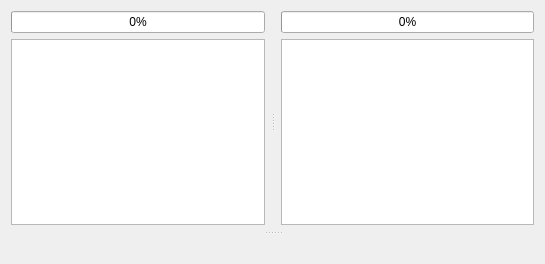
<?xml version="1.0" encoding="UTF-8"?>
<ui version="4.0">
 <class>GraphicsBankEditorForm</class>
 <widget class="QWidget" name="GraphicsBankEditorForm">
  <property name="geometry">
   <rect>
    <x>0</x>
    <y>0</y>
    <width>545</width>
    <height>264</height>
   </rect>
  </property>
  <property name="mouseTracking">
   <bool>false</bool>
  </property>
  <property name="windowTitle">
   <string>Form</string>
  </property>
  <layout class="QGridLayout" name="gridLayout">
   <item row="0" column="0">
    <widget class="QSplitter" name="splitter_2">
     <property name="orientation">
      <enum>Qt::Vertical</enum>
     </property>
     <widget class="QSplitter" name="splitter">
      <property name="orientation">
       <enum>Qt::Horizontal</enum>
      </property>
      <widget class="QWidget" name="layoutWidget">
       <layout class="QVBoxLayout" name="verticalLayout">
        <property name="rightMargin">
         <number>6</number>
        </property>
        <property name="bottomMargin">
         <number>6</number>
        </property>
        <item>
         <widget class="QProgressBar" name="leftGauge">
          <property name="maximum">
           <number>8192</number>
          </property>
          <property name="value">
           <number>0</number>
          </property>
         </widget>
        </item>
        <item>
         <widget class="QTableView" name="leftTableView">
          <property name="alternatingRowColors">
           <bool>false</bool>
          </property>
          <property name="selectionBehavior">
           <enum>QAbstractItemView::SelectRows</enum>
          </property>
          <property name="textElideMode">
           <enum>Qt::ElideNone</enum>
          </property>
          <property name="showGrid">
           <bool>false</bool>
          </property>
          <property name="cornerButtonEnabled">
           <bool>false</bool>
          </property>
          <attribute name="horizontalHeaderStretchLastSection">
           <bool>true</bool>
          </attribute>
          <attribute name="verticalHeaderVisible">
           <bool>false</bool>
          </attribute>
          <attribute name="verticalHeaderDefaultSectionSize">
           <number>14</number>
          </attribute>
          <attribute name="verticalHeaderMinimumSectionSize">
           <number>14</number>
          </attribute>
         </widget>
        </item>
       </layout>
      </widget>
      <widget class="QWidget" name="layoutWidget">
       <layout class="QVBoxLayout" name="verticalLayout_2">
        <property name="leftMargin">
         <number>6</number>
        </property>
        <property name="bottomMargin">
         <number>6</number>
        </property>
        <item>
         <widget class="QProgressBar" name="rightGauge">
          <property name="maximum">
           <number>8192</number>
          </property>
          <property name="value">
           <number>0</number>
          </property>
         </widget>
        </item>
        <item>
         <widget class="QTableView" name="rightTableView">
          <property name="alternatingRowColors">
           <bool>false</bool>
          </property>
          <property name="selectionBehavior">
           <enum>QAbstractItemView::SelectRows</enum>
          </property>
          <property name="textElideMode">
           <enum>Qt::ElideNone</enum>
          </property>
          <property name="showGrid">
           <bool>false</bool>
          </property>
          <property name="cornerButtonEnabled">
           <bool>false</bool>
          </property>
          <attribute name="horizontalHeaderStretchLastSection">
           <bool>true</bool>
          </attribute>
          <attribute name="verticalHeaderVisible">
           <bool>false</bool>
          </attribute>
          <attribute name="verticalHeaderDefaultSectionSize">
           <number>14</number>
          </attribute>
          <attribute name="verticalHeaderMinimumSectionSize">
           <number>14</number>
          </attribute>
         </widget>
        </item>
       </layout>
      </widget>
     </widget>
     <widget class="QFrame" name="frame">
      <property name="sizePolicy">
       <sizepolicy hsizetype="Expanding" vsizetype="Expanding">
        <horstretch>0</horstretch>
        <verstretch>0</verstretch>
       </sizepolicy>
      </property>
      <property name="cursor">
       <cursorShape>ArrowCursor</cursorShape>
      </property>
      <property name="mouseTracking">
       <bool>true</bool>
      </property>
      <property name="frameShape">
       <enum>QFrame::NoFrame</enum>
      </property>
      <property name="frameShadow">
       <enum>QFrame::Raised</enum>
      </property>
      <layout class="QGridLayout" name="gridLayout_3"/>
     </widget>
    </widget>
   </item>
  </layout>
 </widget>
 <resources/>
 <connections/>
</ui>
